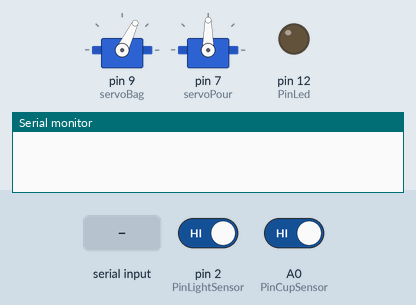
Simulated run of this program. Board: Arduino Pro Mini, built with avr-gcc and run on an emulated ATmega328P. Shown: 2 × servo, output pins drawn as LEDs (lit = HIGH), the last lines printed to the serial monitor. The test bench sets the inputs (shaded band); at power-on: A0 (PinCupSensor) HIGH, pin 2 (PinLightSensor) HIGH.

Above: at 1.2 s.
1.3 s: A0 (PinCupSensor) driven LOW
At 2.2 s:
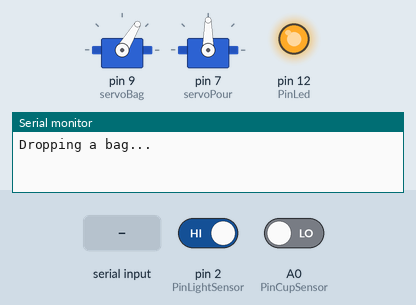
4.3 s: "cmdx\n" received over Serial
At 5.5 s:
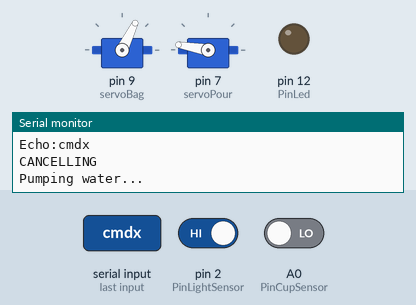
6.6 s: "cmdx\n" received over Serial
At 7.9 s:
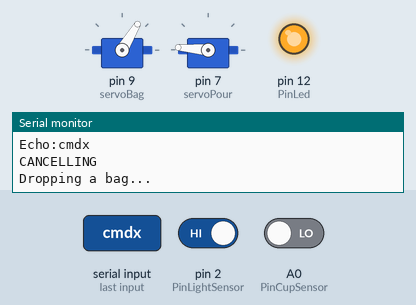
Timing chart, 0 to 16.6 s (numbered marks = the images above; inputs shaded):
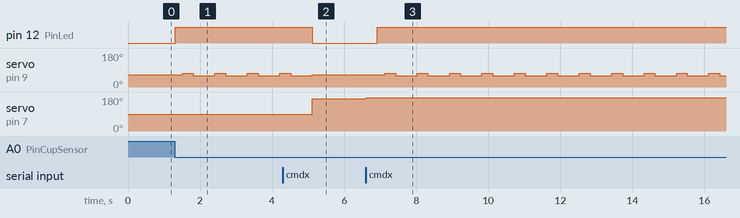

The program:

main.cpp
```cpp
#include <Arduino.h>
#include <Servo.h>


int PinLightSensor = 2;
int PinPumpPWM = 5;
int PinCupSensor = A0;
int PinLed = 12;

Servo servoBag;
Servo servoPour;

volatile bool RunDrop = true;
volatile bool Pumping = true;
volatile bool Pouring = true;

String command = "";         // a String to hold incoming data

bool commandComplete = false;  // whether the string is complete
void serialEvent();
void HandleInput();
bool signalDrop = false;
bool signalPump = false;
bool signalBoil = false;
bool signalPour = false;

void StopTheDrop()
{
    RunDrop = false;
}

void setup() {
    Serial.println("Starting!!");
    command.reserve(20);
    Serial.begin(9600);
    servoBag.attach(9);
    servoPour.attach(7);
    servoBag.writeMicroseconds(1200);                  // sets the servo position according to the scaled value
    pinMode(PinLightSensor, INPUT_PULLUP);
    pinMode(PinCupSensor, INPUT_PULLUP);
    pinMode(PinLed, OUTPUT);
    digitalWrite(PinLed, LOW);
    attachInterrupt(digitalPinToInterrupt(PinLightSensor), StopTheDrop, RISING);
}

void DropBag()
{
    digitalWrite(PinLed, HIGH);
    delay(200);
    RunDrop = true;
    Serial.println("Dropping a bag...");
    auto StartTime_ms = millis();
    unsigned long TimeLimit_ms = 15000;
    bool TimedOut = false;
    while(RunDrop)
    {
        signalDrop = false;
        serialEvent();
        HandleInput();
        TimedOut = millis() - StartTime_ms > TimeLimit_ms;
        if(TimedOut)
        {
            Serial.println("Timeout!");
            break;
        }
        servoBag.writeMicroseconds(1290);
        if(!RunDrop)
            break;
        delay(300);
        servoBag.writeMicroseconds(1150);
        if(!RunDrop)
            break;
        delay(600);
    }
    signalPump = !TimedOut;
    servoBag.writeMicroseconds(1200);                  // sets the servo position according to the scaled value
    digitalWrite(PinLed, LOW);
}

void PumpWater()
{
    signalPump = false;
    Pumping = true;
    Serial.println("Pumping water...");
    servoPour.write(170);
    auto StartTime_ms = millis();
    unsigned long TimeLimit_ms = 5000;
    digitalWrite(PinPumpPWM, HIGH);
    while(Pumping)
    {
        serialEvent();
        HandleInput();
        delay(300);
        bool TimedOut = millis() - StartTime_ms > TimeLimit_ms;
        if(TimedOut)
        {
            Pumping = false;
            signalBoil = true;
            Serial.println("Timeout!");
            break;
        }
    }
    digitalWrite(PinPumpPWM, 0);
}

void PourWater()
{
    Pouring = true;
    Serial.println("Pouring water...");
    servoPour.write(5);
    signalPour = false;
}


void loop() {
    HandleInput();
    if(signalDrop)
        DropBag();
    if(signalPump)
        PumpWater();
    if(signalPour)
        PourWater();

    if(signalBoil)
    {
        Serial.println("cmdboil");
        signalBoil = false;
    }

    if(digitalRead(PinCupSensor) == 0)
    {
        signalDrop = true;
    }
    delay(10);
}

void serialEvent() {
  while (Serial.available()) {
    char inChar = (char)Serial.read();
    if (inChar == '\n') {
        commandComplete = true;
        return;
    }
    command += inChar;
  }
}

void HandleInput()
{
    if (commandComplete) {
        Serial.print("Echo:");
        Serial.println(command);
        if(command.charAt(command.length() - 1) == '\r')
        {
            Serial.println("WINDOWS END LINE");
            command.remove(command.length() - 1);
        }

        if(command.equals("cmdx"))
        {
            Serial.println("CANCELLING");
            RunDrop = false;
            Pumping = false;
            Pouring = false;
            servoPour.write(175);
        }
        else if(command.equals("cmddrop"))
        {
            Serial.println("Dropping");
            signalDrop = true;
        }
        else if(command.equals("cmdpump"))
        {
            Serial.println("Pumping");
            signalPump = true;
        }
        else if(command.equals("cmdpour"))
        {
            Serial.println("Pouring");
            signalPour = true;
        }
        else
        {
            Serial.println("UNKNOWN");
            // int servoValue = command.toInt();
            // if(servoValue){
            //     Serial.print("SERVO:");
            //     Serial.println(servoValue);
            //     servoBag.writeMicroseconds(servoValue);
            // }
            // else
            //     servoBag.writeMicroseconds(1200);
        }
        commandComplete = false;
        command = "";
    }
}
```

Measured:
- after the input at 1.3 s, pin 12 (PinLed): LOW → HIGH at once; servo on pin 9 (servoBag): alternates 72° for 0.30 s and 59° for 0.60 s, starting after 0.21 s
- after the input at 4.3 s, pin 12 (PinLed): HIGH → LOW after 0.81 s; servo on pin 7 (servoPour): 90° → 170° after 0.82 s
- after the input at 6.6 s, pin 12 (PinLed): LOW → HIGH after 0.33 s instead of 3.6 s; servo on pin 7 (servoPour): 170° → 175° at once
